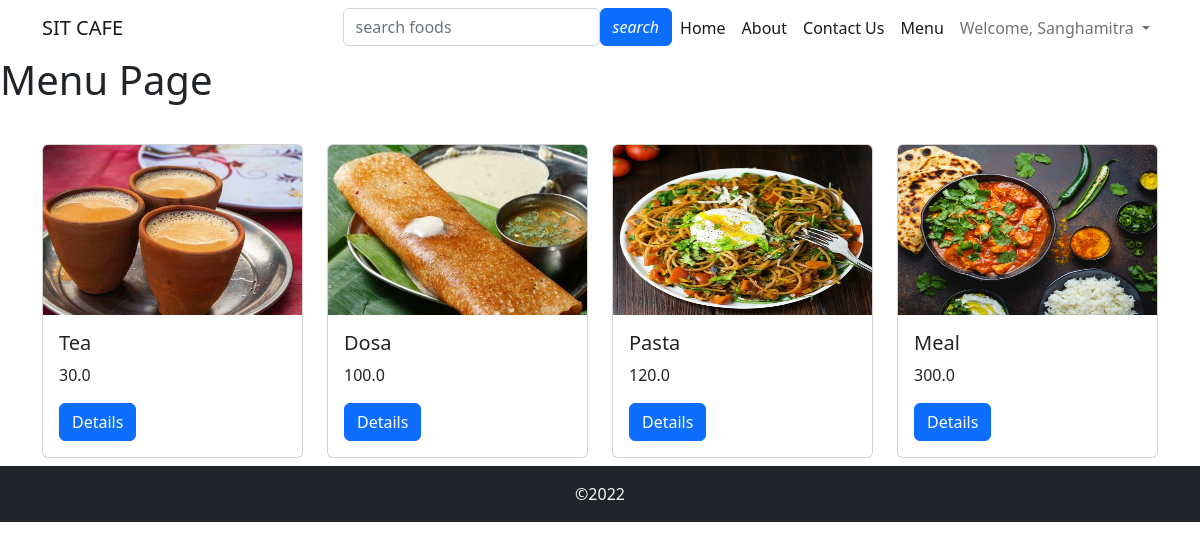
The page /food/menu/ (signed in) on the database its author committed.
### food/models.py (models this page shows, shortened)
class Food(models.Model):
    category = models.ForeignKey(Cuisine, on_delete=models.DO_NOTHING)
    name = models.CharField(max_length=100)
    price = models.FloatField()
    description = models.TextField()
    secondary_description = models.TextField(blank=True)
    is_available = models.BooleanField(default=True)
    photo = models.ImageField(upload_to = 'food_images/')

### food/views.py (the view)
# urls.py: path('menu/', views.menu, name="menu"),
def menu(request):
    foods = Food.objects.all()
    context ={
        'foods' : foods
    }
    return render(request, 'food/menu.html', context)

### templates/food/menu.html (shortened to what this page needs)
{% extends 'base.html' %}
{% block content %}
<h1>Menu Page</h1>
<br>
<div class="container">
    <div class="row">
        {% for food in foods %}
        <div class="col-md-3">
            <div class="card my-2">
                <img src="{{food.photo.url}}" alt="" class="card-img-top" height="170">
                <div class="card-body">
                    <h5 class="h5">{{food.name}}</h5>
                    <p class="card-text">{{food.price}}</p>
                    <a href="{% url 'details' food.id%}" class="btn btn-primary">Details</a>
                </div>
            </div>
        </div>
        {% endfor %}
    </div>
</div>
{% endblock content %}

### templates/base.html (shortened to what this page needs)
{% load static %}
<!DOCTYPE html>
<html lang="en">
<head>
    <link rel="stylesheet" href="{% static 'bs/bootstrap.min.css' %}">
    <link rel="stylesheet" href="{% static 'css/style.css' %}">
</head>
<body>
    <nav class="navbar navbar-expand-lg">
        <div class="container">
          <a class="navbar-brand" href="#">SIT CAFE</a>
          <div class="collapse navbar-collapse" id="navbarSupportedContent">
            <ul class="navbar-nav ms-auto mb-2 mb-lg-0">
              <li class="nav-item">
                <form action="{% url 'search' %}" method="post">
                  <div class="form-outline d-flex">
                    <input type="search" id="form1" placeholder="search foods" class="form-control" name="form1"/>
                    <button type="submit" class="btn btn-primary">
                      <i class="fas fa-search"> search</i>
                    </button>
                  </div>
                </form>
              </li>
              <li class="nav-item">
                <a class="nav-link active" aria-current="page" href="{% url 'home'%}">Home</a>
              </li>
              <li class="nav-item">
                <a class="nav-link active" aria-current="page" href="{% url 'about_us'%}">About</a>
              </li>
              <li class="nav-item">
                <a class="nav-link active" aria-current="page" href="{% url 'contact_us'%}">Contact Us</a>
              </li>
              <li class="nav-item">
                <a class="nav-link active" aria-current="page" href="{% url 'menu'%}">Menu</a>
              </li>
              {% if user.is_authenticated %}
              <li class="nav-item dropdown">
                <a class="nav-link dropdown-toggle" href="#" id="navbarDropdown" role="button" data-bs-toggle="dropdown" aria-expanded="false">
                  Welcome, {{user.first_name}}
                </a>
              </li>
              {% endif %}
            </ul>
          </div>
        </div>
    </nav>
    {% block content %}
    {% endblock content %}
    <footer class="bg-dark text-light p-3 text-center">
        &copy;2022
    </footer>
</body>
</html>

### rows shown on the page
Food: photo (picture), name "Tea", price "30.0"
Food: photo (picture), name "Dosa", price "100.0"
Food: photo (picture), name "Pasta", price "120.0"
Food: photo (picture), name "Meal", price "300.0"

### other values the page prints
{{ user.first_name }} "Sanghamitra"
